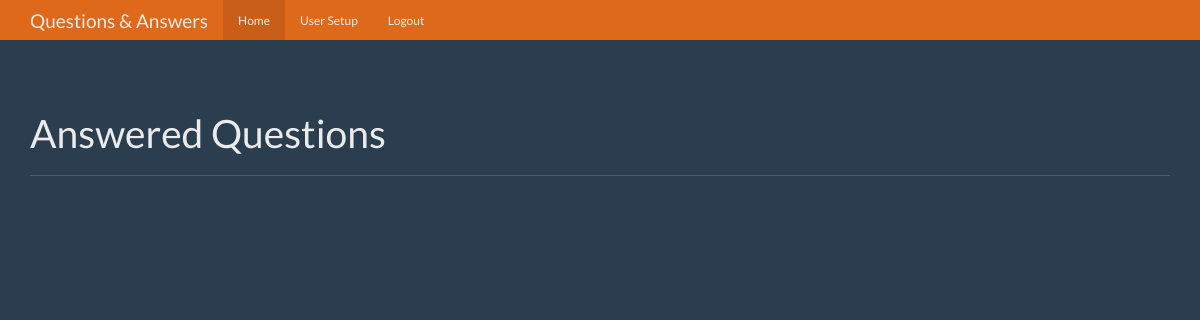
Before: / (signed in) with the older database file.
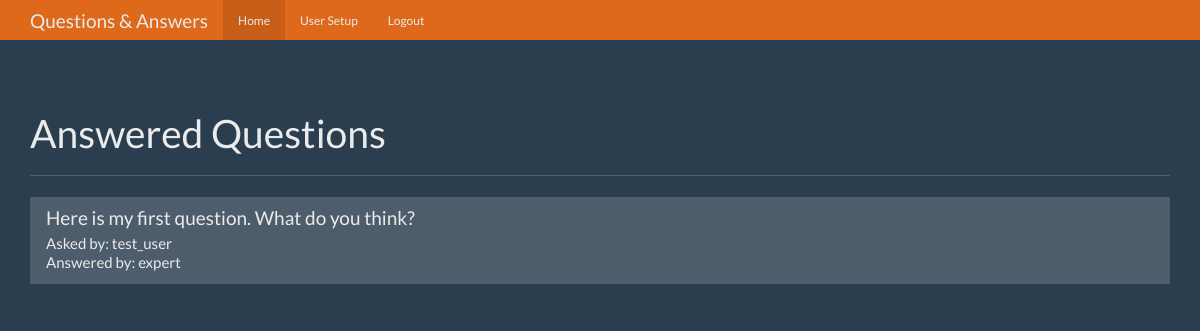
After: the same page with the newer database file.
### tables this page shows
CREATE TABLE questions(
  id integer primary key autoincrement,
  question_text text not null,
  answer_text text,
  asked_by_id integer not null,
  expert_id integer not null
);

CREATE TABLE users(
  id integer primary key autoincrement,
  name text not null,
  password text not null,
  expert boolean not null,
  admin boolean not null
);

### app.py (the view)
@app.route('/')
def index():
  user = get_current_user()
  db = get_db()
  questions_cur = db.execute('''select questions.id as question_id,
                                  questions.question_text,
                                  askers.name as asker_name,
                                  experts.name as expert_name
                             from questions
                              join users as askers on questions.asked_by_id = askers.id
                              join users as experts on questions.expert_id = experts.id
                             where questions.answer_text is not null''')
  questions_results = questions_cur.fetchall()
  return render_template('home.html', user=user, questions=questions_results)

### app.py (called while the page is built)
def get_current_user():
  user_result = None
  if 'user' in session:
    user = session['user']
    db = get_db()
    user_cur = db.execute('select id, name, password, expert, admin from users where name = ?', [user])
    user_result = user_cur.fetchone()
  return user_result

### database.py (called while the page is built)
def connect_db():
  sql = sqlite3.connect('./question.db')
  sql.row_factory = sqlite3.Row
  return sql

def get_db():
  if not hasattr(g, 'sqlite_db'):
    g.sqlite_db = connect_db()
  return g.sqlite_db

### templates/home.html (shortened to what this page needs)
<!DOCTYPE html>
<html lang="en">
  <head>
    <link href="{{ url_for('static', filename='bootstrap.min.css') }}" rel="stylesheet">
    <link href="{{url_for('static', filename='theme.css') }}" rel="stylesheet">
  </head>
  <body>
    <nav class="navbar navbar-inverse navbar-fixed-top">
      <div class="container">
        <div class="navbar-header">
          <a class="navbar-brand" href="#">Questions & Answers</a>
        </div>
        <div id="navbar" class="navbar-collapse collapse">
          <ul class="nav navbar-nav">
            <li class="active"><a href="{{ url_for('index') }}">Home</a></li>
            {% if user and user['admin'] == 1 %}
            <li><a href="{{ url_for('users') }}">User Setup</a></li>
            {% endif %}
            {% if user %}
            <li><a href="{{ url_for('logout') }}">Logout</a></li>
            {% endif %}
          </ul>
        </div>
      </div>
    </nav>
    <div class="container theme-showcase" role="main">
      <div class="page-header">
        <h1>Answered Questions</h1>
      </div>
      <div class="row">
        <div class="col-lg-12">
          <div class="list-group">
            {% for question in questions%}
            <a href="{{ url_for('question', question_id=question['question_id']) }}" class="list-group-item">
              <h4 class="list-group-item-heading">{{ question['question_text']}}</h4>
              <p class="list-group-item-text">Asked by: {{ question['asker_name']}}</p>
              <p class="list-group-item-text">Answered by: {{ question['expert_name']}}</p>
            </a>
            {% endfor %}
          </div>
        </div>
      </div>
    </div>
  </body>
</html>

Changed rows visible on the page:
now on this page (row edited): questions: question_text "Here is my first question. What do you think?", asker_name "test_user", expert_name "expert"
